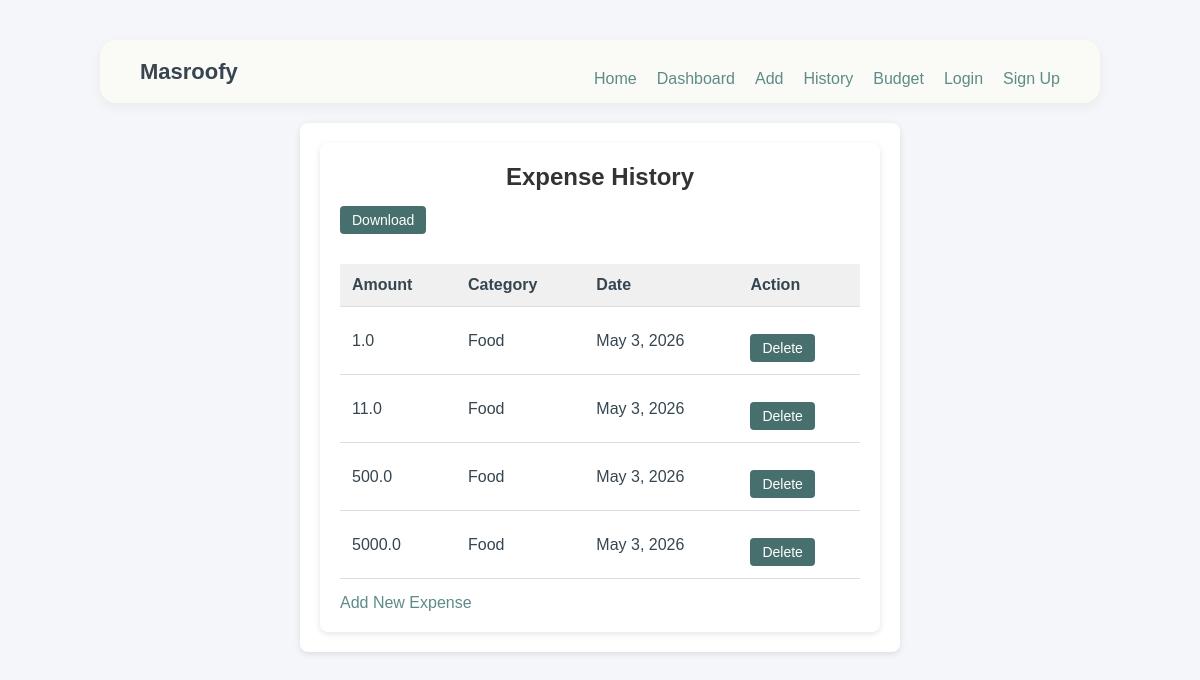
The page /expenses/history/ on the database its author committed.
### expenses/models.py (models this page shows, shortened)
class Log(models.Model):
    amount = models.FloatField()
    date = models.DateField(auto_now_add=True)
    category = models.ForeignKey(Category, on_delete=models.CASCADE)

class Category(models.Model):
    name = models.CharField(max_length=100)

### expenses/views.py (the view)
# urls.py: path('history/', views.history, name='history'),
def history(request):
    logs = Log.objects.all().order_by('-date')
    return render(request, 'expenses/history.html', {'logs': logs})

### expenses/templates/expenses/history.html (shortened to what this page needs)
{% extends 'base.html' %}
{% block content %}
<!DOCTYPE html>
<html>
<head>
</head>
<body>
<div class="container">
    <h2>Expense History</h2>
    <a href="{% url 'export' %}" class="delete-btn" style="background: #476F6D; margin-bottom: 15px;"> Download </a>
    {% if logs %}
    <table>
        <tr>
            <th>Amount</th>
            <th>Category</th>
            <th>Date</th>
            <th>Action</th>
        </tr>
        {% for log in logs %}
        <tr>
            <td>{{ log.amount }}</td>
            <td>{{ log.category.name }}</td>
            <td>{{ log.date }}</td>
            <td><a href="{% url 'delete' log.id %}" class="delete-btn">Delete</a></td>
        </tr>
        {% endfor %}
    </table>
    {% else %}
        <p>No expenses found.</p>
    {% endif %}
    <a href="{% url 'add' %}">Add New Expense</a>
</div>
</body>
</html>
{% endblock %}

### templates/base.html (style rules this page uses)
* { box-sizing: border-box; margin: 0; padding: 0; }
body { font-family: Arial, sans-serif; background: #F5F4EF; color: #36454F; }
.container { max-width: 1000px; margin: 0 auto; padding: 20px 40px; }

### expenses/templates/expenses/history.html (style rules this page uses)
body { font-family: Arial, sans-serif; background: #f4f6f9; margin: 40px; }
h2 { color: #333; text-align: center; }
.container { background: #fff; padding: 20px; border-radius: 8px; box-shadow: 0 2px 6px rgba(0,0,0,0.1); max-width: 600px; margin: auto; }
table { width: 100%; border-collapse: collapse; margin-top: 15px; }
th, td { padding: 12px; border-bottom: 1px solid #ddd; text-align: left; }
th { background: #f0f0f0; }
.delete-btn { color: #fff; background:#476F6D; padding: 6px 12px; border-radius: 4px; text-decoration: none; font-size: 14px; }
a { display: inline-block; margin-top: 15px; color: #5E8B89; text-decoration: none; }

### rows shown on the page
Log: amount "1.0", category.name "Food", date "May 3, 2026"
Log: amount "11.0", category.name "Food", date "May 3, 2026"
Log: amount "500.0", category.name "Food", date "May 3, 2026"
Log: amount "5000.0", category.name "Food", date "May 3, 2026"
